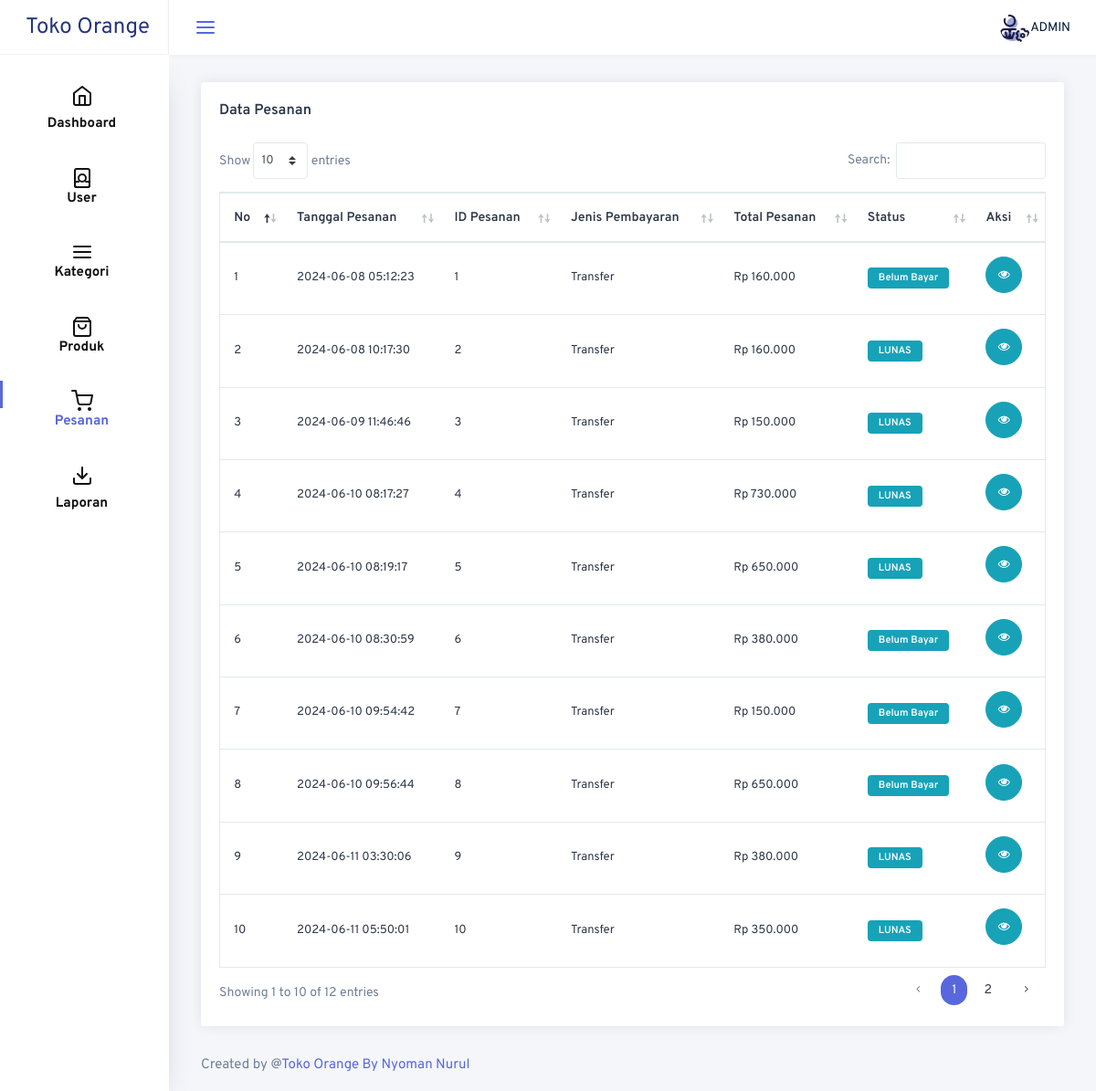
The page /admin/pesanan.php on the database its author committed.
### tables this page shows
CREATE TABLE `data_pesanan` (
  `id_pesanan` int(11) NOT NULL,
  `tgl_pesanan` datetime NOT NULL,
  `jenis_pembayaran` varchar(20) NOT NULL,
  `total_pesanan` double NOT NULL,
  `id_user` int(11) NOT NULL,
  `status` varchar(50) NOT NULL,
  `nama` varchar(100) NOT NULL,
  `alamat` text NOT NULL,
  `email` varchar(100) NOT NULL,
  `telpon` varchar(100) NOT NULL
);

### admin/pesanan.php (the view, shortened to what this page needs)
<!doctype html>
<html lang="en">
<?php include('head.php'); ?>
<body class="sidebar-mini">
    <div class="main-container-wrapper">
        <?php include('header.php'); ?>
        <div class="container-fluid page-body-wrapper">
            <?php include('side-bar.php'); ?>
            <div class="main-panel">
                <div class="content-wrapper">
                    <div class="data-table-area">
                        <div class="container-fluid">
                            <div class="row">
                                <div class="col-12 box-margin">
                                    <div class="card">
                                        <div class="card-body">
                                            <h4 class="card-title mb-2">Data Pesanan</h4>
                                            <table id="basic-datatable" class="table dt-responsive nowrap w-100">
                                                <thead>
                                                    <tr>
                                                        <th>No</th>
                                                        <th>Tanggal Pesanan</th>
                                                        <th>ID Pesanan</th>
                                                        <th>Jenis Pembayaran</th>
                                                        <th>Total Pesanan</th>
                                                        <th>Status</th>
                                                        <th>Aksi</th>
                                                    </tr>
                                                </thead>
                                                <tbody>
                                                    <tr>
                                                        <?php
                                                        function format_rupiah($angka)
                                                        {
                                                            $rupiah = "Rp " . number_format($angka, 0, ',', '.');
                                                            return $rupiah;
                                                        }
                                                        include("koneksi.php");
                                                        $query = mysqli_query($koneksi, "SELECT * FROM `data_pesanan`");
                                                        $no = 1;
                                                        while ($data = mysqli_fetch_array($query)) {
                                                            echo "
                                                                <td>$no</td>
                                                                <td>$data[tgl_pesanan]</td>
                                                                <td>$data[id_pesanan]</td>
                                                                <td>$data[jenis_pembayaran]</td>
                                                                <td>" . format_rupiah($data['total_pesanan']) . "</td>
                                                                <td>";
                                                            $querybukti = mysqli_fetch_array(mysqli_query($koneksi, "select * from data_bukti where id_pesanan='$data[id_pesanan]' "));
                                                            if ($data['status'] == "Bukti Transfer Terkirim") {
                                                                echo "<a href='bukti/$querybukti[bukti_transfer]'><span class='badge badge-info'>Lihat Bukti Transfer </span></a> <a href='konfirmasi.php?id=$data[id_pesanan]' onclick='return confirm(\"Yakin bukti pembayaran sudah sesuai?\")'><span class='badge badge-info'>Konfirmasi</span></a>";
                                                            } else {
                                                                echo "<span class='badge badge-info'>$data[status] </span>";
                                                            }
                                                            echo "</td>
                                                                <td>
                                                                    <button
                                                                        type='submit' class='btn btn-info btn-circle mb-2'>
                                                                        <input type='hidden' name='id_pesanan' value='$data[id_pesanan]'>
                                                                        <a href='detail_pesanan.php?id_pesanan=$data[id_pesanan]' style='text-decoration: none; color: inherit;'>
                                                                        <i class='fa fa-eye'></i> </a>
                                                                    </button>
                                                                </td>
                                                        </tr>";
                                                            $no++;
                                                        }
                                                        ?>
                                                </tbody>
                                            </table>
                                        </div>
                                    </div>
                                </div>
                            </div>
                        </div>
                    </div>
                    <?php include('footer.php'); ?>
                </div>
            </div>
        </div>
    </div>
</body>
</html>

### rows shown on the page
data_pesanan: tgl_pesanan "2024-06-08 05:12:23", id_pesanan "1", jenis_pembayaran "Transfer", total_pesanan "Rp 160.000", status "Belum Bayar"
data_pesanan: tgl_pesanan "2024-06-08 10:17:30", id_pesanan "2", jenis_pembayaran "Transfer", total_pesanan "Rp 160.000", status "LUNAS"
data_pesanan: tgl_pesanan "2024-06-09 11:46:46", id_pesanan "3", jenis_pembayaran "Transfer", total_pesanan "Rp 150.000", status "LUNAS"
data_pesanan: tgl_pesanan "2024-06-10 08:17:27", id_pesanan "4", jenis_pembayaran "Transfer", total_pesanan "Rp 730.000", status "LUNAS"
data_pesanan: tgl_pesanan "2024-06-10 08:19:17", id_pesanan "5", jenis_pembayaran "Transfer", total_pesanan "Rp 650.000", status "LUNAS"
data_pesanan: tgl_pesanan "2024-06-10 08:30:59", id_pesanan "6", jenis_pembayaran "Transfer", total_pesanan "Rp 380.000", status "Belum Bayar"
data_pesanan: tgl_pesanan "2024-06-10 09:54:42", id_pesanan "7", jenis_pembayaran "Transfer", total_pesanan "Rp 150.000", status "Belum Bayar"
data_pesanan: tgl_pesanan "2024-06-10 09:56:44", id_pesanan "8", jenis_pembayaran "Transfer", total_pesanan "Rp 650.000", status "Belum Bayar"
data_pesanan: tgl_pesanan "2024-06-11 03:30:06", id_pesanan "9", jenis_pembayaran "Transfer", total_pesanan "Rp 380.000", status "LUNAS"
data_pesanan: tgl_pesanan "2024-06-11 05:50:01", id_pesanan "10", jenis_pembayaran "Transfer", total_pesanan "Rp 350.000", status "LUNAS"
